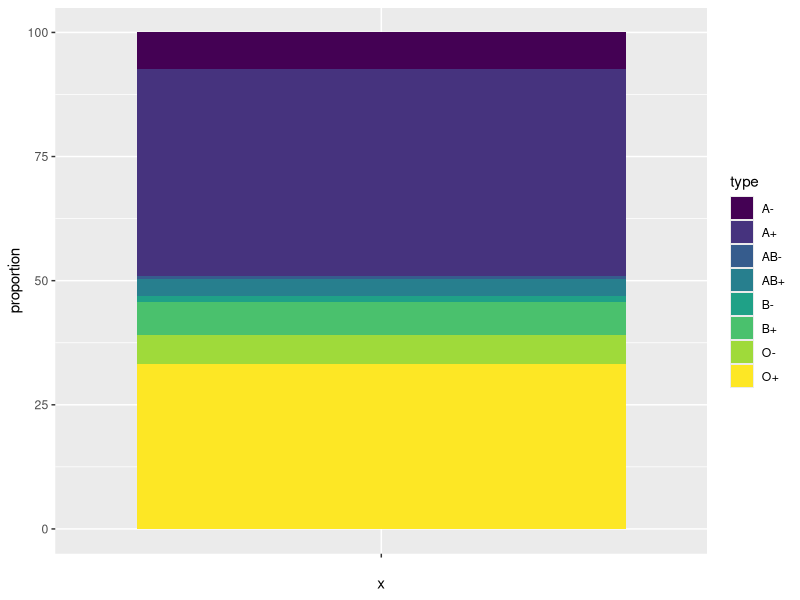
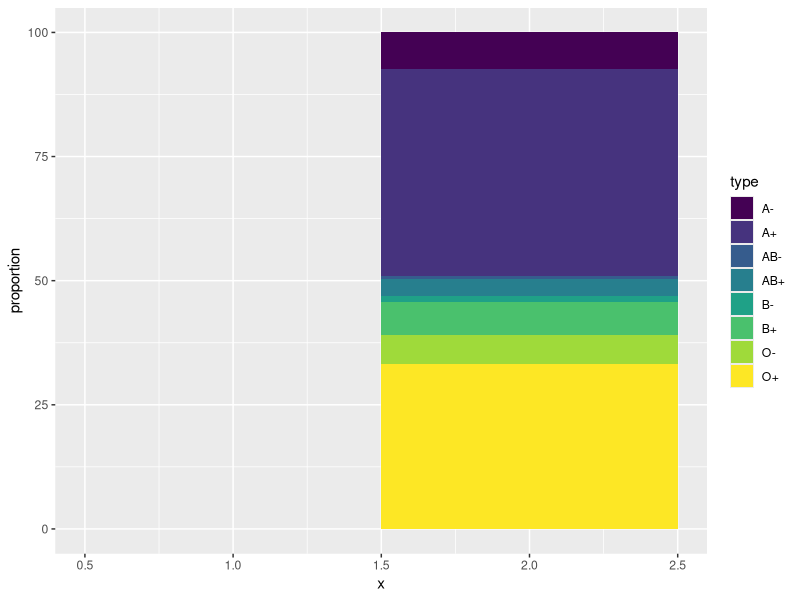
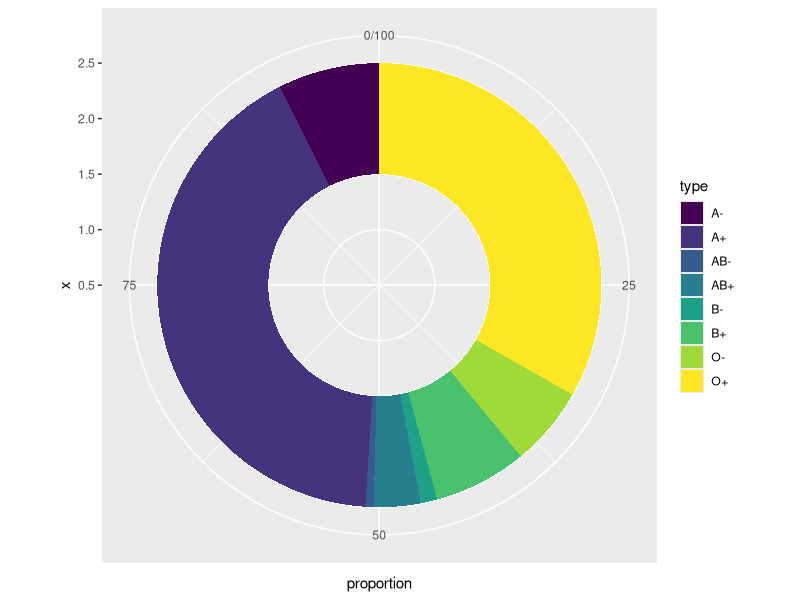
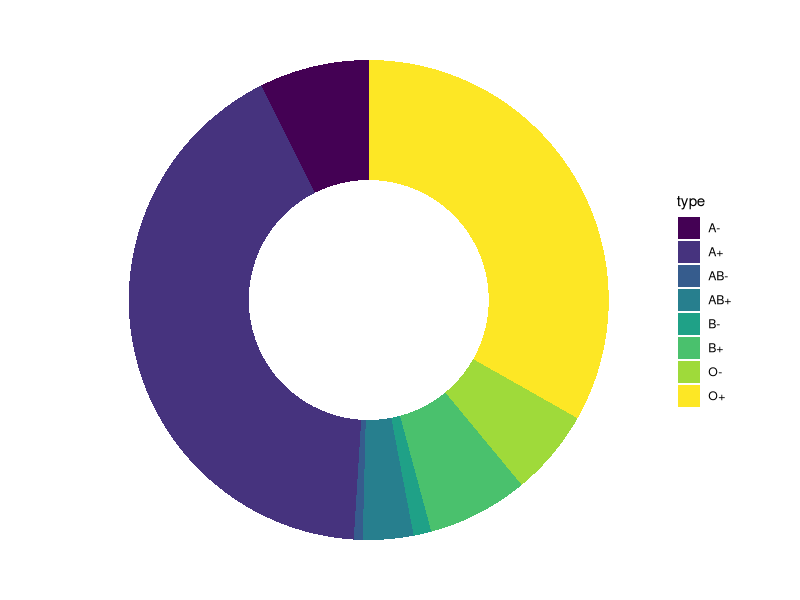

Write R code to recreate these figures, in order.
## ---- chunk 1
knitr::opts_chunk$set(echo = TRUE, fig.align='center')

# title: Creating an donut chart
# author: jonathan
# revised: 17/3/2020 

WEB <- c("https://bioceed.uib.no/dropfolder/bioSTATS/Rmd/Visualizing/Simple/donut-chart.html")
GIT <- c("https://github.com/jonathansoule/biostats/blob/master/Visualizing/Simple/donut-chart.Rmd")
library(ggplot2)
## ---- chunk 2
# variable 1
type <- c("O+", "A+", "B+", "AB+", "O-", "A-", "B-", "AB-")
# variable 2
proportion <- c(33.2,	41.6,	6.8,	3.4,	5.8,	7.4,	1.2,	0.6)
# dataframe
df <- data.frame(type, proportion)
## ---- chunk 3
ggplot(df, aes(x="", y=proportion, fill=type))+
  geom_col() +
  scale_fill_viridis_d()
## ---- chunk 4
ggplot(df, aes(x=2, y=proportion, fill=type))+
  geom_col(width=1) +
  xlim(0.5, 2.5) +
  scale_fill_viridis_d()
## ---- chunk 5
ggplot(df, aes(x=2, y=proportion, fill=type))+
  geom_col(width=1) +
  xlim(0.5, 2.5) +
  scale_fill_viridis_d() +
  coord_polar("y") 
## ---- chunk 6
ggplot(df, aes(x=2, y=proportion, fill=type))+
  geom_col(width=1) +
  xlim(0.5, 2.5) +
  scale_fill_viridis_d() +
  coord_polar("y") +
  theme_void()
